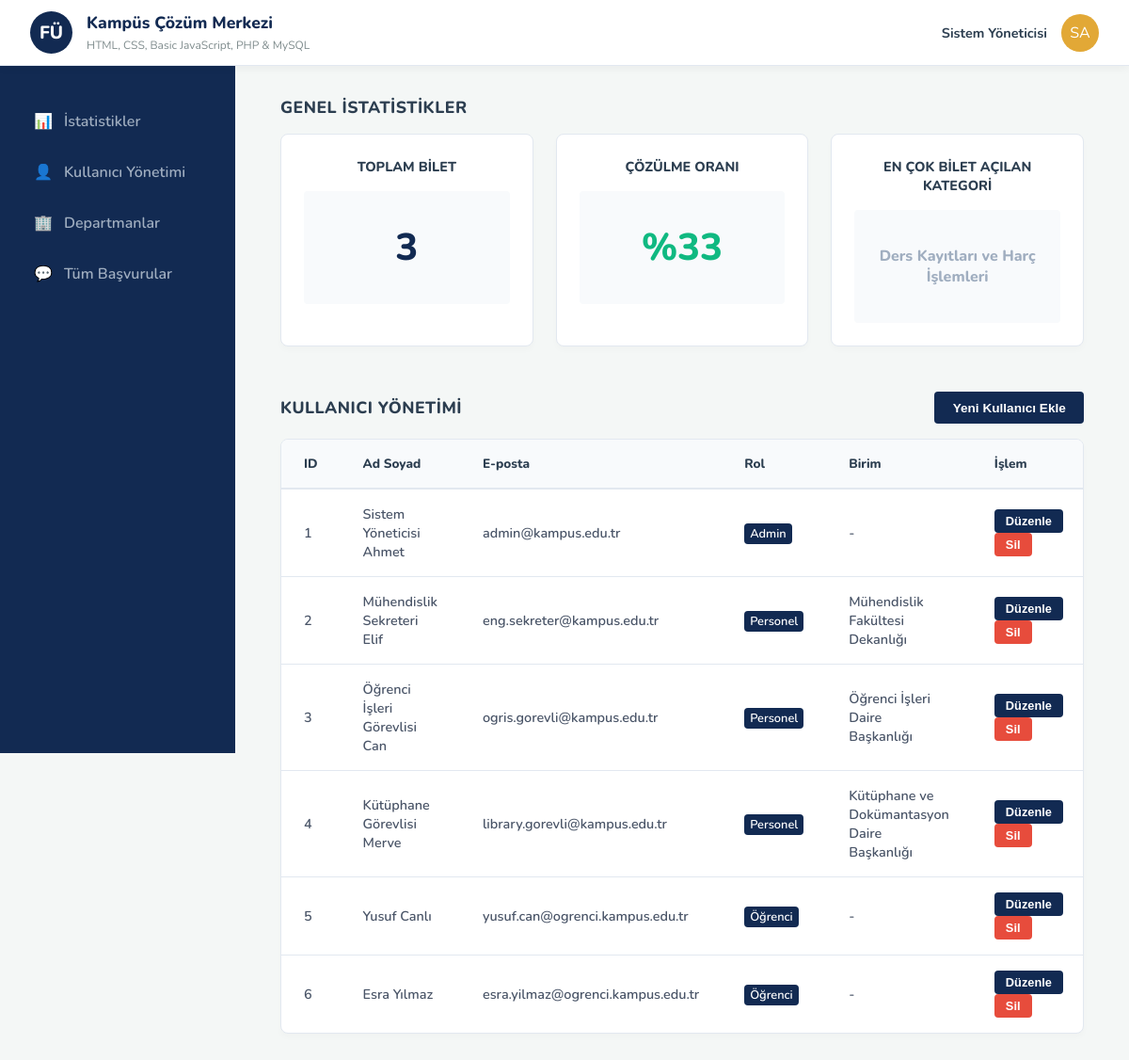
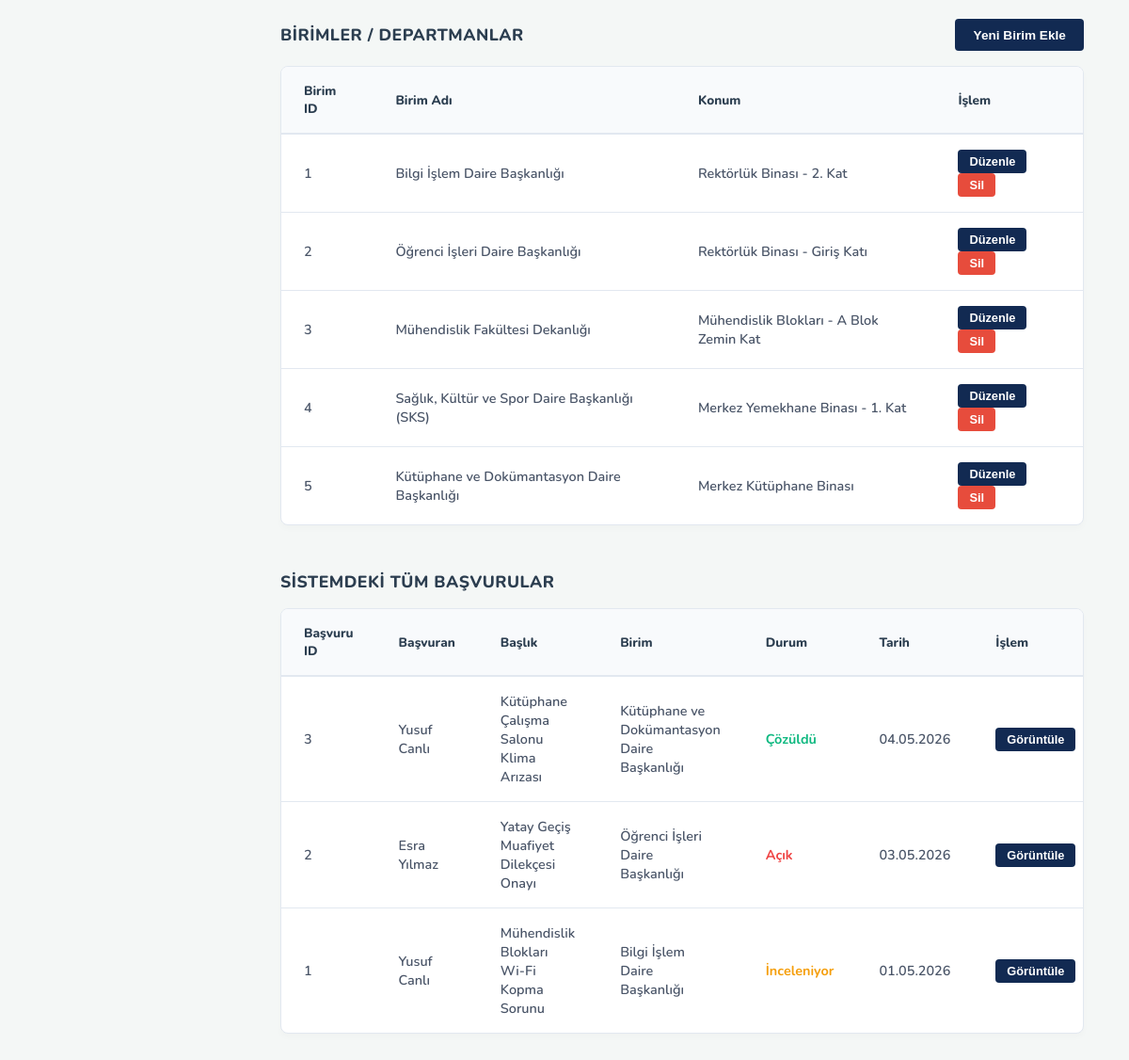
The app's page /proje/public/admin.php with its own data (2 pictures, top to bottom).
### tables this page shows
CREATE TABLE Kullanicilar (
    KullaniciID INT AUTO_INCREMENT PRIMARY KEY,
    AdSoyad VARCHAR(100) NOT NULL,
    Eposta VARCHAR(100) NOT NULL UNIQUE,
    Sifre VARCHAR(255) NOT NULL,  
    RolID INT NOT NULL,  
    BirimID INT NULL,  
    FOREIGN KEY (RolID) REFERENCES Roller(RolID) ON DELETE RESTRICT ON UPDATE CASCADE,
    FOREIGN KEY (BirimID) REFERENCES Birimler(BirimID) ON DELETE SET NULL ON UPDATE CASCADE,
    INDEX idx_kullanici_eposta (Eposta),
    INDEX idx_kullanici_rol (RolID)
);

CREATE TABLE Roller (
    RolID INT AUTO_INCREMENT PRIMARY KEY,
    RolAdi VARCHAR(50) NOT NULL UNIQUE
);

CREATE TABLE Birimler (
    BirimID INT AUTO_INCREMENT PRIMARY KEY,
    BirimAdi VARCHAR(100) NOT NULL,
    Konum VARCHAR(150) NULL,
    INDEX idx_birim_adi (BirimAdi)
);

CREATE TABLE Basvurular (
    BasvuruID INT AUTO_INCREMENT PRIMARY KEY,
    KullaniciID INT NOT NULL,
    KategoriID INT NOT NULL,
    BirimID INT NOT NULL,
    DurumID INT NOT NULL,  
    Baslik VARCHAR(150) NOT NULL,
    Aciklama TEXT NOT NULL,
    OlusturulmaTarihi DATETIME NOT NULL DEFAULT CURRENT_TIMESTAMP,
    FOREIGN KEY (KullaniciID) REFERENCES Kullanicilar(KullaniciID) ON DELETE CASCADE ON UPDATE CASCADE,
    FOREIGN KEY (KategoriID) REFERENCES Kategoriler(KategoriID) ON DELETE RESTRICT ON UPDATE CASCADE,
    FOREIGN KEY (BirimID) REFERENCES Birimler(BirimID) ON DELETE RESTRICT ON UPDATE CASCADE,
    FOREIGN KEY (DurumID) REFERENCES Durumlar(DurumID) ON DELETE RESTRICT ON UPDATE CASCADE,
    INDEX idx_basvuru_durum (DurumID),
    INDEX idx_basvuru_tarih (OlusturulmaTarihi)
);

CREATE TABLE Durumlar (
    DurumID INT AUTO_INCREMENT PRIMARY KEY,
    DurumAdi VARCHAR(50) NOT NULL UNIQUE,
    RenkKodu VARCHAR(7) NOT NULL DEFAULT '#6B7280'  
);

### proje/public/admin.php (the view, shortened to what this page needs)
<?php
require_once '../config/config.php';
$toplamBiletSorgusu = $db->query("SELECT COUNT(*) FROM Basvurular")->fetchColumn();
$cozulenBiletSorgusu = $db->query("SELECT COUNT(*) FROM Basvurular WHERE DurumID = 3")->fetchColumn();
$cozulmeOrani = ($toplamBiletSorgusu > 0) ? round(($cozulenBiletSorgusu / $toplamBiletSorgusu) * 100) : 0;
$enCokKategoriSorgusu = $db->query("
    SELECT k.KategoriAdi, COUNT(b.BasvuruID) as Adet
    FROM Basvurular b
    JOIN Kategoriler k ON b.KategoriID = k.KategoriID
    GROUP BY b.KategoriID
    ORDER BY Adet DESC
    LIMIT 1
")->fetch(PDO::FETCH_ASSOC);
$enCokKategoriAd = $enCokKategoriSorgusu ? $enCokKategoriSorgusu['KategoriAdi'] : 'Veri Yok';
$kullanicilarSorgusu = $db->query("
    SELECT k.KullaniciID, k.AdSoyad, k.Eposta, r.RolAdi, b.BirimAdi
    FROM Kullanicilar k
    LEFT JOIN Roller r ON k.RolID = r.RolID
    LEFT JOIN Birimler b ON k.BirimID = b.BirimID
")->fetchAll(PDO::FETCH_ASSOC);
$departmanlarSorgusu = $db->query("SELECT * FROM Birimler")->fetchAll(PDO::FETCH_ASSOC);
$basvurularSorgusu = $db->query("
    SELECT b.BasvuruID, k.AdSoyad, b.Baslik, br.BirimAdi, d.DurumAdi, d.RenkKodu, b.OlusturulmaTarihi
    FROM Basvurular b
    JOIN Kullanicilar k ON b.KullaniciID = k.KullaniciID
    JOIN Birimler br ON b.BirimID = br.BirimID
    JOIN Durumlar d ON b.DurumID = d.DurumID
    ORDER BY b.OlusturulmaTarihi DESC
")->fetchAll(PDO::FETCH_ASSOC);
?>
<!DOCTYPE html>
<html lang="tr">
<head>
  <link rel="stylesheet" href="css/admin.css" />
</head>
<body>
  <header class="admin-header">
    <div class="header-left">
      <div class="header-logo">FÜ</div>
      <div class="header-titles">
        <h1>Kampüs Çözüm Merkezi</h1>
        <span>HTML, CSS, Basic JavaScript, PHP & MySQL</span>
      </div>
    </div>
    <div class="header-right">
      <span class="header-user-name">Sistem Yöneticisi</span>
      <div class="header-avatar" style="background:var(--admin-accent);">SA</div>
    </div>
  </header>
  <aside class="admin-sidebar">
    <nav class="sidebar-nav">
      <a href="#sec-istatistik" class="nav-item">
        <span>📊</span> İstatistikler
      </a>
      <a href="#sec-kullanici" class="nav-item">
        <span>👤</span> Kullanıcı Yönetimi
      </a>
      <a href="#sec-departman" class="nav-item">
        <span>🏢</span> Departmanlar
      </a>
      <a href="#sec-mesajlar" class="nav-item">
        <span>💬</span> Tüm Başvurular
      </a>
    </nav>
  </aside>
  <main class="admin-main">
    <section id="sec-istatistik" class="admin-section" style="margin-bottom: 3rem;">
      <h2 class="section-title">GENEL İSTATİSTİKLER</h2>
      <div class="stats-grid">
        <div class="stat-card">
          <h3>TOPLAM BİLET</h3>
          <div class="stat-chart-placeholder" style="font-size: 2.5rem; font-weight: 800; color: var(--admin-primary); border: none;">
            <?= $toplamBiletSorgusu ?>
          </div>
        </div>
        <div class="stat-card">
          <h3>ÇÖZÜLME ORANI</h3>
          <div class="stat-chart-placeholder" style="font-size: 2.5rem; font-weight: 800; color: #10B981; border: none;">
            %<?= $cozulmeOrani ?>
          </div>
        </div>
        <div class="stat-card">
          <h3>EN ÇOK BİLET AÇILAN KATEGORİ</h3>
          <div class="stat-chart-placeholder" style="font-size: 1rem; color: #a0aec0; border: none; text-align: center; padding: 1rem;">
            <?= htmlspecialchars($enCokKategoriAd) ?>
          </div>
        </div>
      </div>
    </section>
    <section id="sec-kullanici" class="admin-section" style="margin-bottom: 3rem;">
      <div class="table-header-row">
        <h2 class="section-title" style="margin: 0;">KULLANICI YÖNETİMİ</h2>
        <button class="btn-primary">Yeni Kullanıcı Ekle</button>
      </div>
      <div class="admin-card">
        <table class="admin-table">
          <thead>
            <tr>
              <th>ID</th>
              <th>Ad Soyad</th>
              <th>E-posta</th>
              <th>Rol</th>
              <th>Birim</th>
              <th>İşlem</th>
            </tr>
          </thead>
          <tbody>
            <?php foreach($kullanicilarSorgusu as $kullanici): ?>
            <tr>
              <td><?= $kullanici['KullaniciID'] ?></td>
              <td><?= htmlspecialchars($kullanici['AdSoyad']) ?></td>
              <td><?= htmlspecialchars($kullanici['Eposta']) ?></td>
              <td>
                <span class="badge" style="background:#122a52;color:white;padding:2px 6px;border-radius:4px;font-size:0.8rem;">
                  <?= htmlspecialchars($kullanici['RolAdi']) ?>
                </span>
              </td>
              <td><?= $kullanici['BirimAdi'] ? htmlspecialchars($kullanici['BirimAdi']) : '-' ?></td>
              <td>
                <button class="btn-action btn-edit">Düzenle</button>
                <button class="btn-action btn-delete">Sil</button>
              </td>
            </tr>
            <?php endforeach; ?>
          </tbody>
        </table>
      </div>
    </section>
    <section id="sec-departman" class="admin-section" style="margin-bottom: 3rem;">
      <div class="table-header-row">
        <h2 class="section-title" style="margin: 0;">BİRİMLER / DEPARTMANLAR</h2>
        <button class="btn-primary">Yeni Birim Ekle</button>
      </div>
      <div class="admin-card">
        <table class="admin-table">
          <thead>
            <tr>
              <th>Birim ID</th>
              <th>Birim Adı</th>
              <th>Konum</th>
              <th>İşlem</th>
            </tr>
          </thead>
          <tbody>
            <?php foreach($departmanlarSorgusu as $departman): ?>
            <tr>
              <td><?= $departman['BirimID'] ?></td>
              <td><?= htmlspecialchars($departman['BirimAdi']) ?></td>
              <td><?= htmlspecialchars($departman['Konum']) ?></td>
              <td>
                <button class="btn-action btn-edit">Düzenle</button>
                <button class="btn-action btn-delete">Sil</button>
              </td>
            </tr>
            <?php endforeach; ?>
          </tbody>
        </table>
      </div>
    </section>
    <section id="sec-mesajlar" class="admin-section" style="margin-bottom: 3rem;">
      <div class="table-header-row">
        <h2 class="section-title" style="margin: 0;">SİSTEMDEKİ TÜM BAŞVURULAR</h2>
      </div>
      <div class="admin-card">
        <table class="admin-table">
          <thead>
            <tr>
              <th>Başvuru ID</th>
              <th>Başvuran</th>
              <th>Başlık</th>
              <th>Birim</th>
              <th>Durum</th>
              <th>Tarih</th>
              <th>İşlem</th>
            </tr>
          </thead>
          <tbody>
            <?php foreach($basvurularSorgusu as $basvuru): ?>
            <tr>
              <td><?= $basvuru['BasvuruID'] ?></td>
              <td><?= htmlspecialchars($basvuru['AdSoyad']) ?></td>
              <td><?= htmlspecialchars($basvuru['Baslik']) ?></td>
              <td><?= htmlspecialchars($basvuru['BirimAdi']) ?></td>
              <td>
                <span style="color:<?= $basvuru['RenkKodu'] ?>;font-weight:700;">
                  <?= htmlspecialchars($basvuru['DurumAdi']) ?>
                </span>
              </td>
              <td><?= date('d.m.Y', strtotime($basvuru['OlusturulmaTarihi'])) ?></td>
              <td>
                <button class="btn-action btn-edit">Görüntüle</button>
              </td>
            </tr>
            <?php endforeach; ?>
          </tbody>
        </table>
      </div>
    </section>
  </main>
</body>
</html>

### proje/public/css/admin.css (style rules this page uses)
:root { --admin-primary: #122a52; --admin-primary-light: #1a3a6b; --admin-accent: #e2a836; --admin-bg: #f4f7f6; --admin-white: #ffffff; --admin-text: #2c3e50; --admin-text-muted: #7f8c8d; --admin-border: #e2e8f0; --admin-danger: #e74c3c; --admin-success: #2ecc71; --sidebar-width: 250px; --header-height: 70px; --radius: 8px; }
* { margin: 0; padding: 0; box-sizing: border-box; }
body { font-family: 'Nunito', sans-serif; background-color: var(--admin-bg); color: var(--admin-text); overflow-x: hidden; }
.admin-header { position: fixed; top: 0; left: 0; right: 0; height: var(--header-height); background: var(--admin-white); border-bottom: 1px solid var(--admin-border); display: flex; justify-content: space-between; align-items: center; padding: 0 2rem; z-index: 100; box-shadow: 0 2px 10px rgba(0,0,0,0.05); }
.header-left { display: flex; align-items: center; gap: 15px; }
.header-logo { width: 45px; height: 45px; background: var(--admin-primary); border-radius: 50%; display: flex; align-items: center; justify-content: center; color: white; font-weight: 800; font-size: 1.2rem; }
.header-titles h1 { font-size: 1.1rem; font-weight: 800; color: var(--admin-primary); }
.header-titles span { font-size: 0.75rem; color: var(--admin-text-muted); }
.header-right { display: flex; align-items: center; gap: 15px; }
.header-user-name { font-weight: 700; font-size: 0.9rem; color: var(--admin-text); }
.header-avatar { width: 40px; height: 40px; border-radius: 50%; background: #cbd5e1; display: flex; align-items: center; justify-content: center; color: white; }
.admin-sidebar { position: fixed; top: var(--header-height); left: 0; width: var(--sidebar-width); height: calc(100vh - var(--header-height)); background: var(--admin-primary); color: var(--admin-white); padding: 2rem 0; }
.sidebar-nav { display: flex; flex-direction: column; }
.nav-item { padding: 1rem 2rem; color: #a0aec0; text-decoration: none; font-weight: 600; display: flex; align-items: center; gap: 12px; transition: 0.2s; border-left: 4px solid transparent; }
.admin-main { margin-top: var(--header-height); margin-left: var(--sidebar-width); padding: 2rem 3rem; }
.section-title { font-size: 1.1rem; font-weight: 800; color: var(--admin-text); text-transform: uppercase; margin-bottom: 1rem; letter-spacing: 0.5px; }
.stats-grid { display: grid; grid-template-columns: repeat(3, 1fr); gap: 1.5rem; margin-bottom: 2.5rem; }
.stat-card { background: var(--admin-white); border-radius: var(--radius); border: 1px solid var(--admin-border); padding: 1.5rem; text-align: center; box-shadow: 0 4px 6px rgba(0,0,0,0.02); }
.stat-card h3 { font-size: 0.9rem; color: var(--admin-text); font-weight: 800; margin-bottom: 1rem; text-transform: uppercase; }
.stat-chart-placeholder { height: 120px; background: #f8fafc; border-radius: 4px; display: flex; align-items: center; justify-content: center; font-size: 2rem; font-weight: 800; color: var(--admin-primary); border: 1px dashed #cbd5e1; }
.table-header-row { display: flex; justify-content: space-between; align-items: center; margin-bottom: 1rem; }
.btn-primary { background: var(--admin-primary); color: var(--admin-white); border: none; padding: 0.6rem 1.2rem; border-radius: 4px; font-weight: 700; cursor: pointer; font-size: 0.85rem; transition: 0.2s; }
.admin-card { background: var(--admin-white); border-radius: var(--radius); border: 1px solid var(--admin-border); box-shadow: 0 4px 6px rgba(0,0,0,0.02); overflow: hidden; }
.admin-table { width: 100%; border-collapse: collapse; }
.admin-table th { background: #f8fafc; padding: 1rem 1.5rem; text-align: left; font-size: 0.85rem; font-weight: 800; color: var(--admin-text); border-bottom: 2px solid var(--admin-border); }
.admin-table td { padding: 1rem 1.5rem; border-bottom: 1px solid var(--admin-border); font-size: 0.9rem; font-weight: 600; color: #4a5568; }
.admin-table tr:last-child td { border-bottom: none; }
.btn-action { padding: 5px 12px; border-radius: 4px; font-size: 0.8rem; font-weight: 700; border: none; cursor: pointer; color: white; }
.btn-edit { background: var(--admin-primary); }
.btn-delete { background: var(--admin-danger); }

### records on screen
kullanicilar: KullaniciID "1", AdSoyad "Sistem Yöneticisi Ahmet", Eposta "admin@kampus.edu.tr", RolID.RolAdi "Admin"
kullanicilar: KullaniciID "2", AdSoyad "Mühendislik Sekreteri Elif", Eposta "eng.sekreter@kampus.edu.tr", RolID.RolAdi "Personel", BirimID.BirimAdi "Mühendislik Fakültesi Dekanlığı"
kullanicilar: KullaniciID "3", AdSoyad "Öğrenci İşleri Görevlisi Can", Eposta "ogris.gorevli@kampus.edu.tr", RolID.RolAdi "Personel", BirimID.BirimAdi "Öğrenci İşleri Daire Başkanlığı"
kullanicilar: KullaniciID "4", AdSoyad "Kütüphane Görevlisi Merve", Eposta "library.gorevli@kampus.edu.tr", RolID.RolAdi "Personel", BirimID.BirimAdi "Kütüphane ve Dokümantasyon Daire Başkanlığı"
kullanicilar: KullaniciID "5", AdSoyad "Yusuf Canlı", Eposta "yusuf.can@ogrenci.kampus.edu.tr", RolID.RolAdi "Öğrenci"
kullanicilar: KullaniciID "6", AdSoyad "Esra Yılmaz", Eposta "esra.yilmaz@ogrenci.kampus.edu.tr", RolID.RolAdi "Öğrenci"
birimler: BirimID "1", BirimAdi "Bilgi İşlem Daire Başkanlığı", Konum "Rektörlük Binası - 2. Kat"
birimler: BirimID "2", BirimAdi "Öğrenci İşleri Daire Başkanlığı", Konum "Rektörlük Binası - Giriş Katı"
birimler: BirimID "3", BirimAdi "Mühendislik Fakültesi Dekanlığı", Konum "Mühendislik Blokları - A Blok Zemin Kat"
birimler: BirimID "4", BirimAdi "Sağlık, Kültür ve Spor Daire Başkanlığı (SKS)", Konum "Merkez Yemekhane Binası - 1. Kat"
birimler: BirimID "5", BirimAdi "Kütüphane ve Dokümantasyon Daire Başkanlığı", Konum "Merkez Kütüphane Binası"
basvurular: BasvuruID "3", KullaniciID.AdSoyad "Yusuf Canlı", Baslik "Kütüphane Çalışma Salonu Klima Arızası", BirimID.BirimAdi "Kütüphane ve Dokümantasyon Daire Başkanlığı", DurumID.DurumAdi "Çözüldü", OlusturulmaTarihi "04.05.2026"
basvurular: BasvuruID "2", KullaniciID.AdSoyad "Esra Yılmaz", Baslik "Yatay Geçiş Muafiyet Dilekçesi Onayı", BirimID.BirimAdi "Öğrenci İşleri Daire Başkanlığı", DurumID.DurumAdi "Açık", OlusturulmaTarihi "03.05.2026"
basvurular: BasvuruID "1", KullaniciID.AdSoyad "Yusuf Canlı", Baslik "Mühendislik Blokları Wi-Fi Kopma Sorunu", BirimID.BirimAdi "Bilgi İşlem Daire Başkanlığı", DurumID.DurumAdi "İnceleniyor", OlusturulmaTarihi "01.05.2026"

### other values on screen
$toplamBiletSorgusu "3"
$cozulmeOrani "33"
$enCokKategoriAd "Ders Kayıtları ve Harç İşlemleri"
